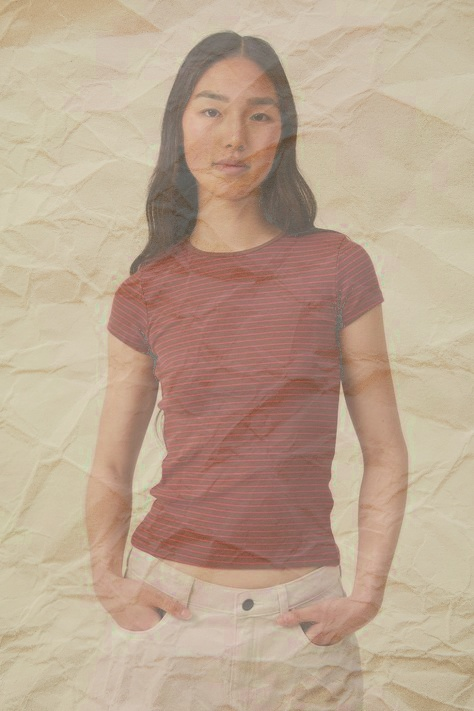
#> input picture finished/try_edited.jpg, 474 x 711 px, found by its file name
$ python main.py
#> lines starting #> are read from the running program, lines starting #| are printed output that depends on the picture
import os
import numpy as np
import cv2

# Load the input image
input_image_path = "backcode\\finished\\try_edited.jpg"
output_folder = "backcode\\fin"

# Check if the output folder exists, if not create it
os.makedirs(output_folder, exist_ok=True)

image = cv2.imread(input_image_path)
#> image is the input picture: shape (711, 474, 3); mean B, G, R 144.4, 165.6, 188.5

# Check if the image was loaded successfully
if image is None:
    print("Error: Unable to load the input image.")
    exit()

# Create a mask initialized with zeros
mask = np.zeros(image.shape[:2], np.uint8)

# Define the region of interest (ROI) covering a slightly expanded area
height, width = image.shape[:2]
#> height = 711; width = 474
startY = height // 4 - 20  # Expand the top boundary
#> startY = 157
endY = 3 * height // 4 + 20  # Expand the bottom boundary
#> endY = 553
startX = width // 4 - 20  # Expand the left boundary
#> startX = 98
endX = 3 * width // 4 + 20  # Expand the right boundary
#> endX = 375
mask[startY:endY, startX:endX] = cv2.GC_PR_FGD

# Run GrabCut algorithm with the refined mask
bgdModel = np.zeros((1, 65), np.float64)
fgdModel = np.zeros((1, 65), np.float64)
cv2.grabCut(image, mask, None, bgdModel, fgdModel, 5, cv2.GC_INIT_WITH_MASK)

# Modify the mask to obtain the final segmentation result
mask2 = np.where((mask == 2) | (mask == 0), 0, 1).astype('uint8')

# Apply the mask to the input image to extract the shirt
result = cv2.bitwise_and(image, image, mask=mask2)
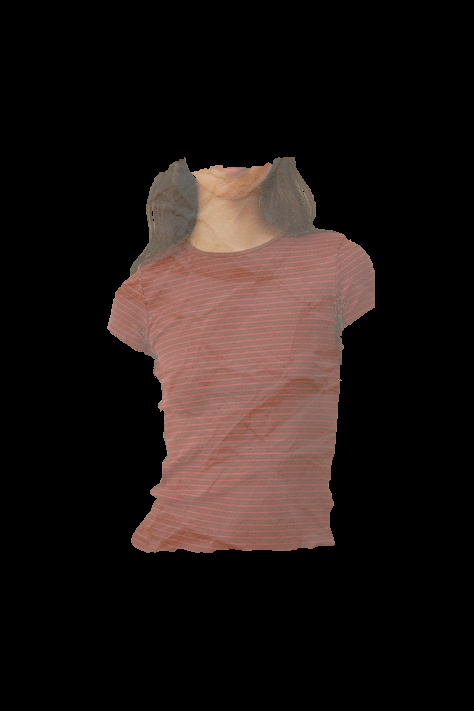
#> result: shape (711, 474, 3); mean B, G, R 22.4, 24.8, 34.5
result = cv2.GaussianBlur(result, (15, 15), 0)
# Construct the output image path within the output folder
output_image_name = os.path.splitext(os.path.basename(input_image_path))[0] + "fin.jpg"
output_image_path = os.path.join(output_folder, output_image_name)

# Save the extracted shirt image in the output folder
cv2.imwrite(output_image_path, result)

# Display the result
cv2.imshow("Extracted Shirt", result)
cv2.waitKey(0)
cv2.destroyAllWindows()

$ run again, with burnt.jpg copied over finished/try_edited.jpg
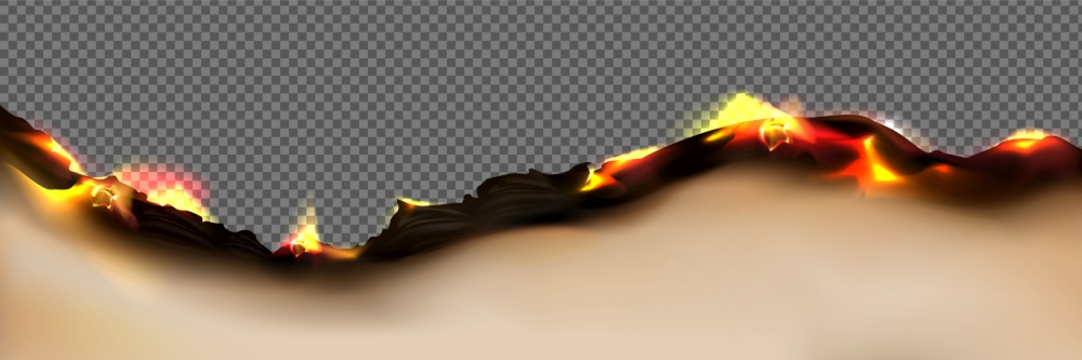
#> input picture burnt.jpg, 1082 x 360 px, found by its file name
#> image is the input picture: shape (360, 1082, 3); mean B, G, R 106.5, 124.8, 143.1
#> `result = cv2.bitwise_and(image, image, mask=mask2)`:
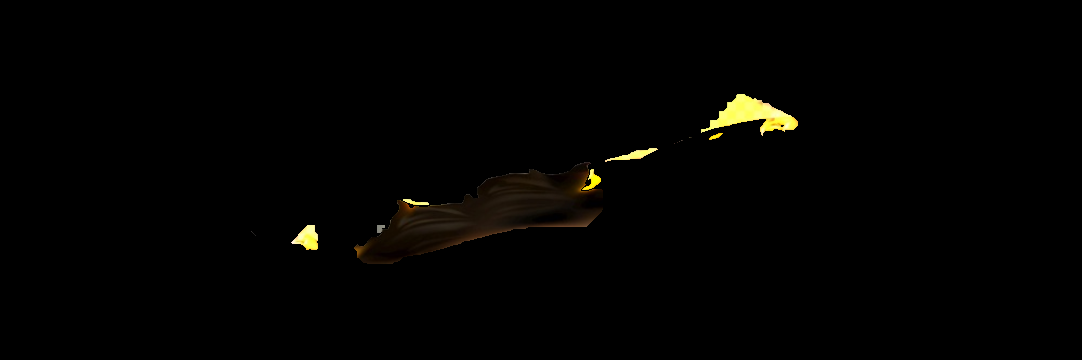
#> result: shape (360, 1082, 3); mean B, G, R 1, 2.3, 2.7
